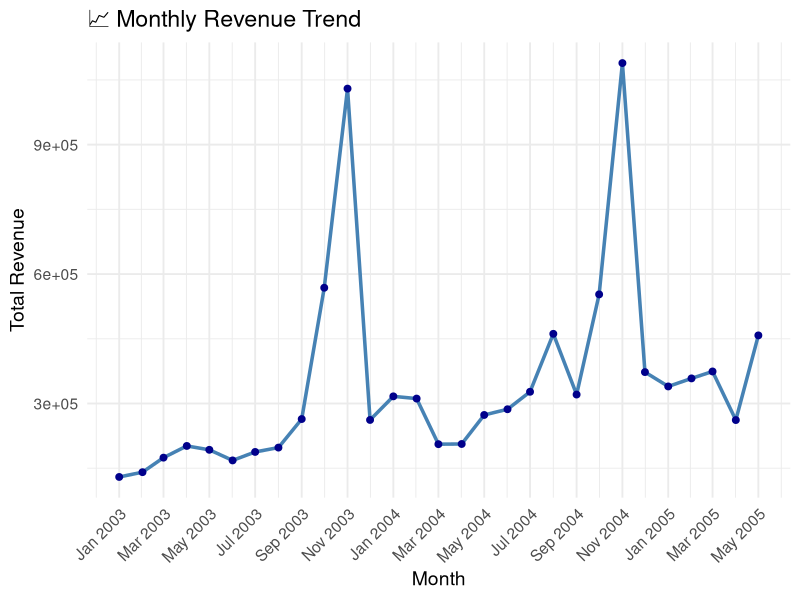

Recreate this plot in R.
# Load required libraries
library(readr)
library(ggplot2)
library(dplyr)

# Read the cleaned CSV exported from Spark
df <- read_csv("monthly_revenue.csv")

# Create a proper date column (1st of each month)
df <- df %>%
  mutate(date = as.Date(paste(year, month, "01", sep = "-")))

# Plot monthly revenue trend
ggplot(df, aes(x = date, y = total_revenue)) +
  geom_line(color = "steelblue", size = 1.2) +
  geom_point(color = "darkblue", size = 2) +
  scale_x_date(date_labels = "%b %Y", date_breaks = "2 months") +
  labs(
    title = "📈 Monthly Revenue Trend",
    x = "Month",
    y = "Total Revenue"
  ) +
  theme_minimal(base_size = 14) +
  theme(
    axis.text.x = element_text(angle = 45, hjust = 1)
  )
